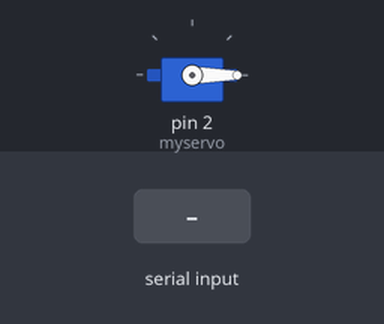
Recording of a sketch running on a simulated Arduino Uno, built with avr-gcc and run on an emulated ATmega328P. Shown: servo. The inputs (shaded band) are chosen by the test bench.

Above: at 1.2 s.
1.3 s: byte 30 received over Serial
At 1.7 s:
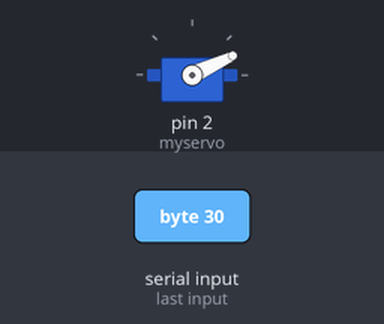
3.2 s: byte 90 received over Serial
At 3.98 s:
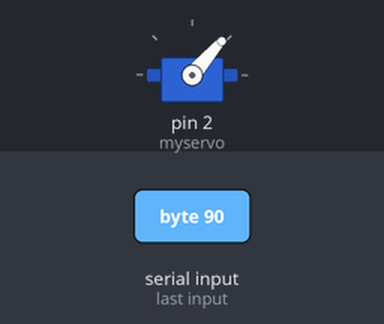
6.2 s: byte 120 received over Serial
At 7.28 s:
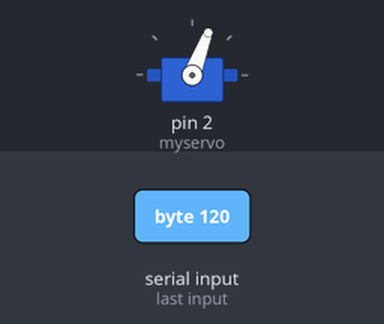
Timing chart, 0 to 9.5 s (numbered marks = the images above; inputs shaded):
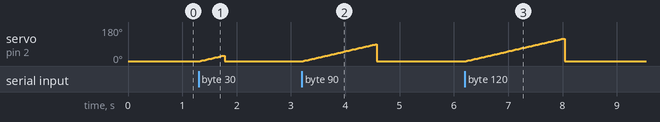

The sketch:

servoserial.ino
```cpp
 int val; // serialden gelen data
#include <Servo.h>

Servo myservo;

int pos = 0;    // servo pozisyonu

void setup() {
  myservo.attach(2);  // 2ye bağla
Serial.begin(9600);
}

void loop() {

  if(Serial.available())
  {
    val=Serial.read();
  }
  else{
    val=0;
    }
    for (pos = 0; pos <= val; pos += 1) { // 0dan alınan değere göre 1er derece ilerlet

    myservo.write(pos);
    delay(15);
  }

}
```

Measured:
- after the input at 1.3 s, servo on pin 2 (myservo): rises from 0° to 29° in 0.42 s, then falls to 0° in 0.03 s
- after the input at 3.2 s, servo on pin 2 (myservo): rises from 0° to 89° in 1.3 s, then falls to 0° in 0.03 s
- after the input at 6.2 s, servo on pin 2 (myservo): rises from 0° to 119° in 1.8 s, then falls to 0° in 0.03 s
